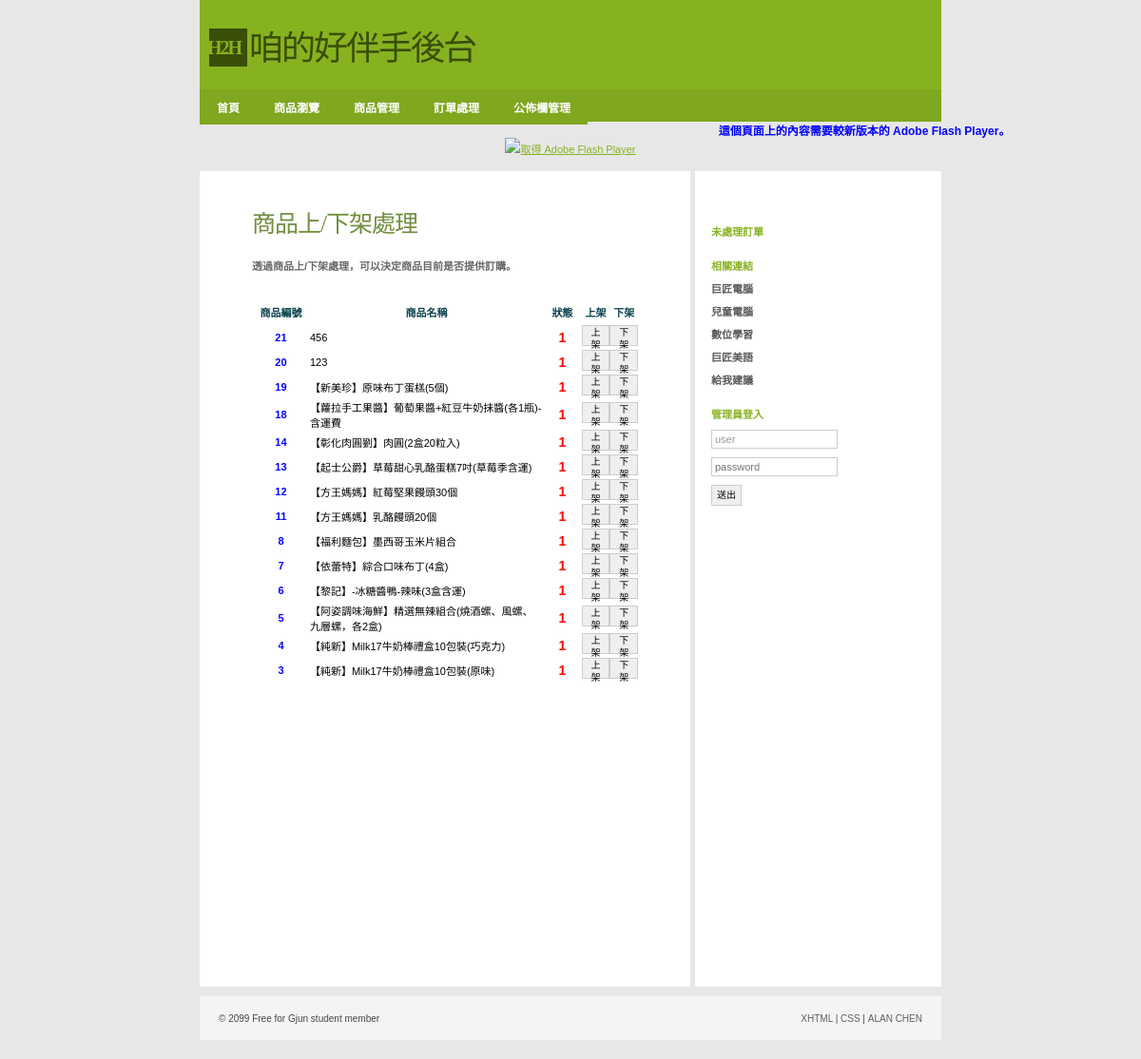
/Admin/productState.php, run on an earlier commit of the app's database.
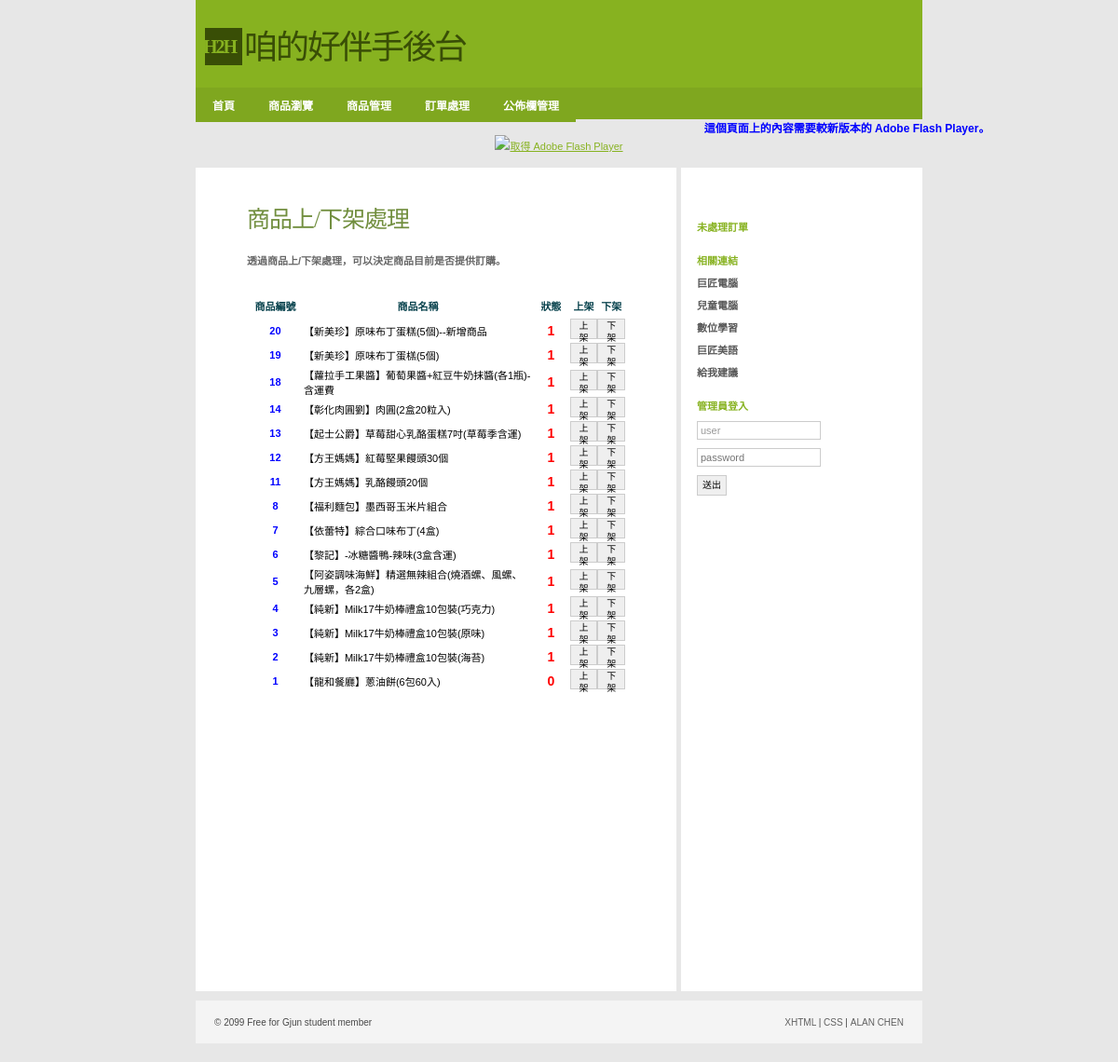
And on a later commit of the database.
### tables this page shows
CREATE TABLE `product` (
  `id` int(11) NOT NULL COMMENT '產品編號',
  `name` varchar(200) NOT NULL COMMENT '產品名稱',
  `introduce` text COMMENT '產品內容',
  `price` int(11) DEFAULT '0' COMMENT '產品單價',
  `qty` int(11) DEFAULT '0' COMMENT '產品庫存量',
  `state` tinyint(1) DEFAULT '1' COMMENT '產品上架否'
);

### Admin/productState.php (the view, shortened to what this page needs)
<?php require_once('../Connections/shop.php'); ?>
<?php
$query_productList = "SELECT * FROM product ORDER BY id DESC";
$productList = mysql_query($query_productList, $shop) or die(mysql_error());
$row_productList = mysql_fetch_assoc($productList);
$totalRows_productList = mysql_num_rows($productList);
 session_start(); ?>
<!DOCTYPE html PUBLIC "-//W3C//DTD XHTML 1.0 Strict//EN"
"http://www.w3.org/TR/xhtml1/DTD/xhtml1-strict.dtd">
<html xmlns="http://www.w3.org/1999/xhtml">
<head>
<link rel="stylesheet" href="../css/styles.css" media="all" type="text/css" />
</head>
<body>
  <div id="header">
      <div class="subContainer">
            <div id="logo">
            <div id="box">H2H</div>
            <p>咱的好伴手後台</p>
            </div>
    </div>
</div>
<div id="navigation">
	<ul id="sddm">
        <li><a href="index.php">首頁</a></li>
        <li><a href="productBrowser.php">商品瀏覽</a></li>
	    <li><a href="#"
        onmouseover="mopen('m1')"
        onmouseout="mclosetime()">商品管理</a>
    	</li>
        <li><a href="orderForm.php">訂單處理</a></li>
	    <li><a href="#"
        onmouseover="mopen('m2')"
        onmouseout="mclosetime()">公佈欄管理</a>
    	</li>
		</ul>
</div>
<object id="FlashID" classid="clsid:D27CDB6E-AE6D-11cf-96B8-444553540000" width="780" height="120">
    <object type="application/x-shockwave-flash" data="../Scripts/pic.swf" width="780" height="120">
      <div>
        <h4>這個頁面上的內容需要較新版本的 Adobe Flash Player。</h4>
        <p><a href="http://www.adobe.com/go/getflashplayer"><img src="http://www.adobe.com/images/shared/download_buttons/get_flash_player.gif" alt="取得 Adobe Flash Player" width="112" height="33" /></a></p>
      </div>
    </object>
  </object>
<div id="container">
  <div id="primaryContent">
    <h2>商品上/下架處理</h2>
	<h3>透過商品上/下架處理，可以決定商品目前是否提供訂購。</h3>
    <p>&nbsp;</p>
    <?php if ($totalRows_productList > 0) {  ?>
      <table width="100%" border="0" cellspacing="0" cellpadding="0">
        <tr>
          <th width="15%" align="center" scope="col"><p>商品編號</p></th>
          <th align="center" scope="col"><p>商品名稱</p></th>
          <th width="10%" align="center" scope="col"><p>狀態</p></th>
          <th align="center" scope="col"><p>上架</p></th>
          <th align="center" scope="col"><p>下架</p></th>
        </tr>
        <?php do { ?>
          <tr>
            <td align="center"><h6><?php echo $row_productList['id']; ?></h6></td>
            <td><?php echo $row_productList['name']; ?></td>
            <td align="center"><h5><?php echo $row_productList['state']; ?></h5></td>
            <td align="center">
            	<button onclick="location.href='productStateProcess.php?id=<?php echo $row_productList['id']; ?>&MM_update=form1&state=1'">上架</button>
            </td>
            <td align="center">
            	<button onclick="location.href='productStateProcess.php?id=<?php echo $row_productList['id']; ?>&MM_update=form1&state=0'">下架</button>
            </td>
          </tr>
          <?php } while ($row_productList = mysql_fetch_assoc($productList)); ?>
      </table>
      <?php }  ?>
    <p>&nbsp;</p>
    <p>&nbsp;</p>
    <p>&nbsp;</p>
    <p>&nbsp;</p>
    <p>&nbsp;</p>
    <p>&nbsp;</p>
    <p>&nbsp;</p>
    <p>&nbsp;</p>
    <p>&nbsp;</p>
    <p>&nbsp;</p>
    <p>&nbsp;</p>
    <p>&nbsp;</p>
  </div>
  <div id="secondaryContent">
    <p>&nbsp;</p>
    <h3>未處理訂單</h3>
    <h3>相關連結</h3>
    <ul class="links">
      <li><a href="http://www.pcschool.com.tw/">巨匠電腦</a></li>
      <li><a href="http://kid.pcschool.com.tw/">兒童電腦</a></li>
      <li><a href="http://www.soeasyedu.com.tw/">數位學習</a></li>
      <li><a href="http://www.soeasyedu.com.tw/">巨匠美語</a></li>
      <li><a href="http://www.off.com.tw/weiblog">給我建議</a>
    </ul>
    <?php if(!isset($_SESSION['MM_Username'])){?>
    <h3>管理員登入</h3>
    <form action="loginCheck.php" method="post">
      <p>
        <input value="user" name="user" placeholder="user" />
      </p>
      <p>
        <input name="password" type="password" value="" placeholder="password" />
      </p>
      <p>
        <button type="submit">送出</button>
      </p>
    </form>
	<?php }?>
  </div>
        <br class="clear" />
</div>
    <div id="footer">
        <ul>
            <li id="copyright">&copy; 2099 Free for Gjun student member</li>
            <li id="links">
                <ul>
                    <li><a href="#">XHTML</a> |</li>
                    <li><a href="#">CSS</a> |</li>
                    <li><a href="http://gjun.tw">ALAN CHEN</a></li>
                </ul>
            </li>
        </ul>
    </div>
</body>
</html>

What changed in the data, as far as the page shows it:
removed product: id "21", name "456", state "1"
changed product id 20: name "123" → "【新美珍】原味布丁蛋糕(5個)--新增商品"
added product: id "2", name "【純新】Milk17牛奶棒禮盒10包裝(海苔)", state "1"
added product: id "1", name "【龍和餐廳】蔥油餅(6包60入)", state "0"
